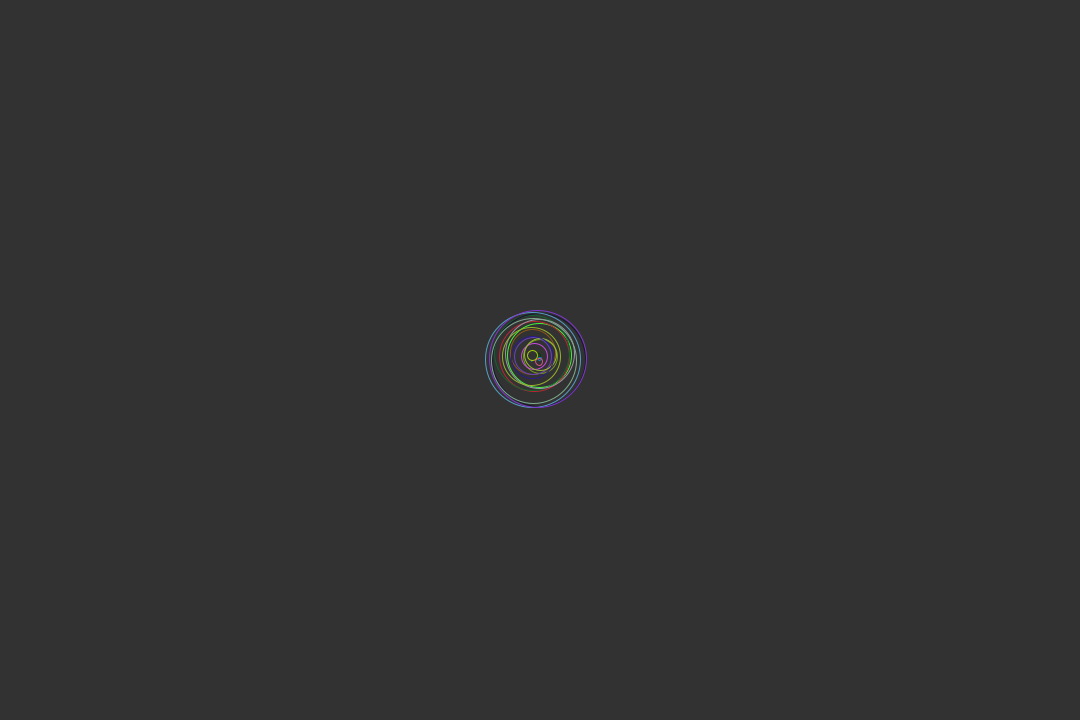
Frame 1 (no input)
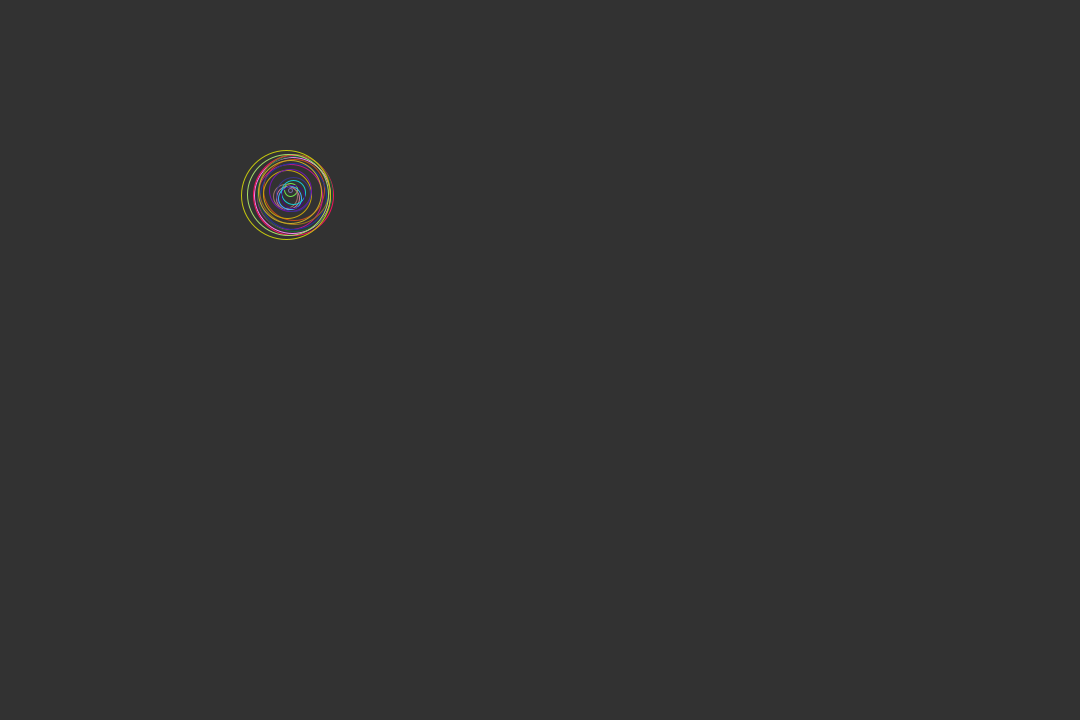
Frame 60 (the mouse pressed at the canvas centre just before this capture)
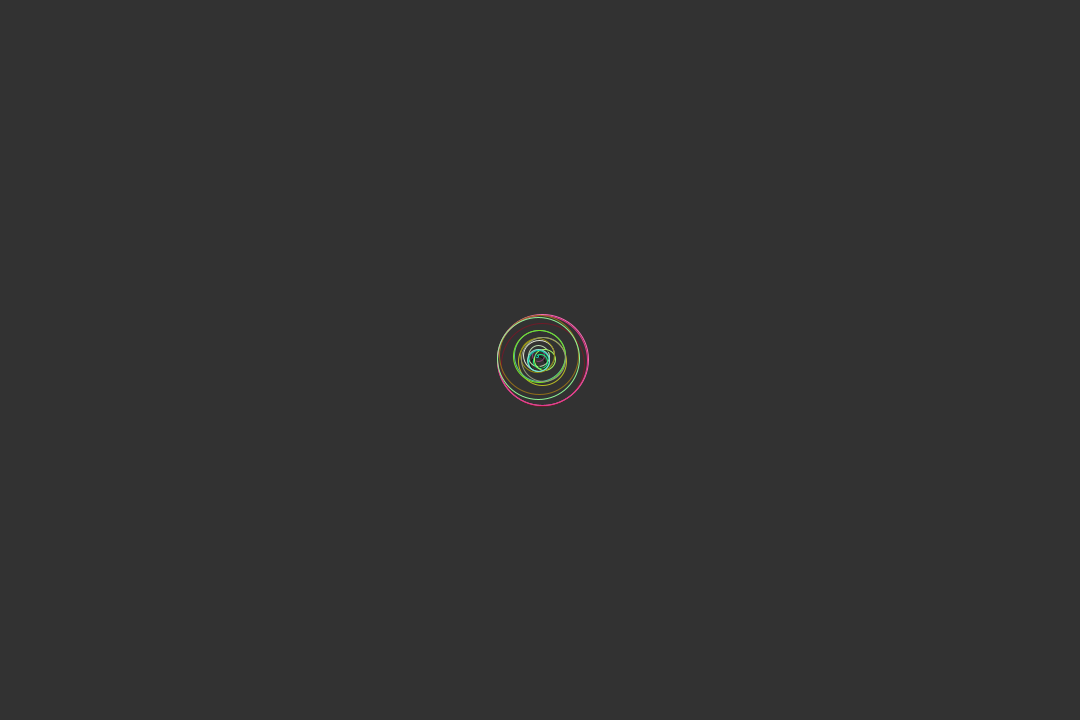
Frame 120 (the mouse held since frame 60 and released just before this capture)

The Processing sketch that drew these frames (run headless with seeded random() and noise(); from frame 60 on, the mouse is pressed at the canvas centre):

// Processing sketch: followMouse
// ── followMouse.pde
//In this sketch set of random circles follow the mouse location
ball b;
void setup()
{
  size(1080,720);
  b = new ball();
}
void draw()
{
  b.display();
}
// ── ball.pde
class ball
{
  PVector location,acceleration,mouse;
  ball()
  {
    location = new PVector(width/2,height/2);
    acceleration = new PVector(2,0);
  }
  void update()
  {
    mouse = new PVector(mouseX,mouseY);
    mouse.sub(location);
    mouse.normalize();
    mouse.mult(5);
    location.add(mouse);
  }
  void display()
  {
    background(50);
    noFill();
    update();
    for(int i = 0;i < 20; ++i)
    {
      int r = (int)random(100);
      stroke(random(255),random(255),random(255));
      ellipse(location.x + random(10) - 5,location.y + random(10) - 5,r,r);
    }
  }
}
